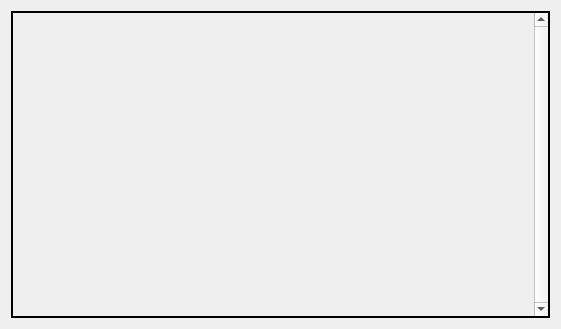
<?xml version="1.0" encoding="UTF-8"?>
<ui version="4.0">
 <class>CategoryClass</class>
 <widget class="QWidget" name="CategoryClass">
  <property name="geometry">
   <rect>
    <x>0</x>
    <y>0</y>
    <width>561</width>
    <height>329</height>
   </rect>
  </property>
  <property name="windowTitle">
   <string>Category</string>
  </property>
  <layout class="QVBoxLayout" name="verticalLayout_2">
   <item>
    <widget class="QScrollArea" name="qsaArea">
     <property name="styleSheet">
      <string notr="true">QScrollArea {
border-style: solid;
border-width: 2px;
}</string>
     </property>
     <property name="verticalScrollBarPolicy">
      <enum>Qt::ScrollBarAlwaysOn</enum>
     </property>
     <property name="horizontalScrollBarPolicy">
      <enum>Qt::ScrollBarAlwaysOff</enum>
     </property>
     <property name="widgetResizable">
      <bool>true</bool>
     </property>
     <widget class="QWidget" name="qwArea">
      <property name="geometry">
       <rect>
        <x>0</x>
        <y>0</y>
        <width>522</width>
        <height>307</height>
       </rect>
      </property>
      <layout class="QVBoxLayout" name="verticalLayout">
       <item>
        <spacer name="vertSpacer">
         <property name="orientation">
          <enum>Qt::Vertical</enum>
         </property>
         <property name="sizeHint" stdset="0">
          <size>
           <width>20</width>
           <height>288</height>
          </size>
         </property>
        </spacer>
       </item>
      </layout>
     </widget>
    </widget>
   </item>
  </layout>
 </widget>
 <layoutdefault spacing="6" margin="11"/>
 <resources/>
 <connections/>
</ui>
